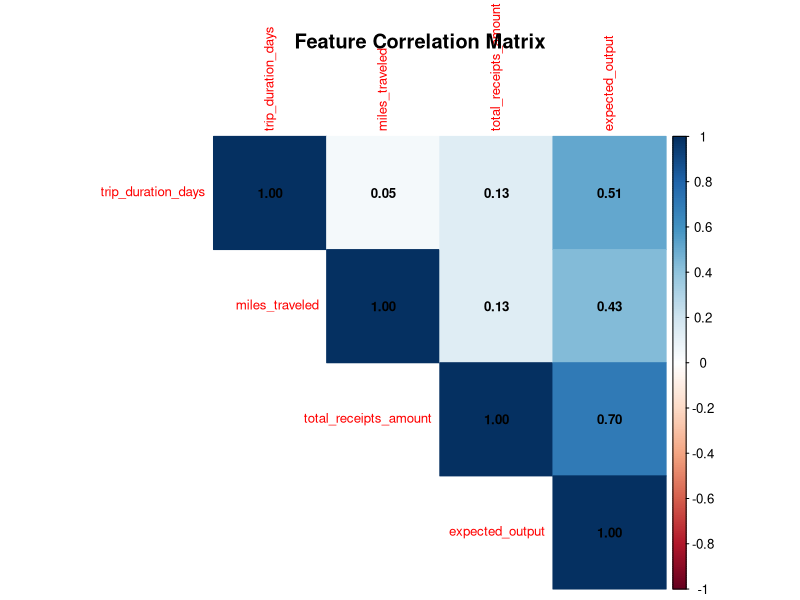
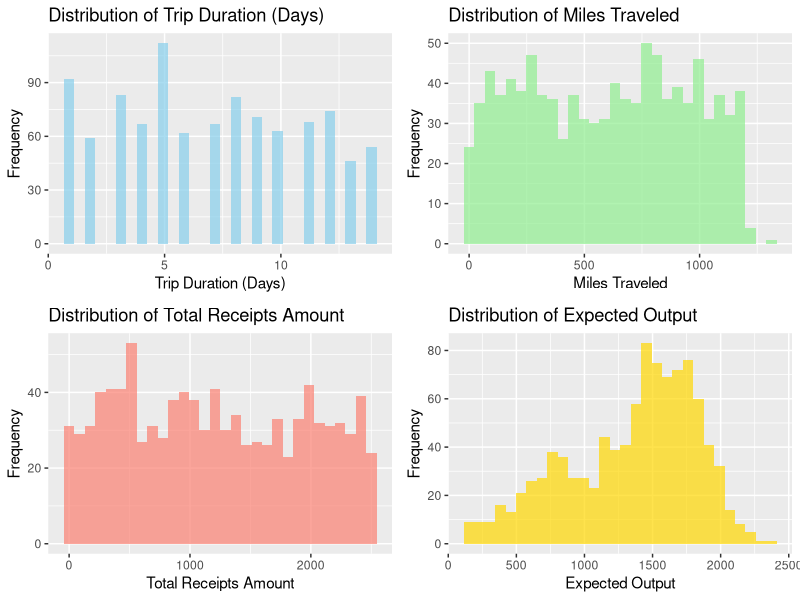
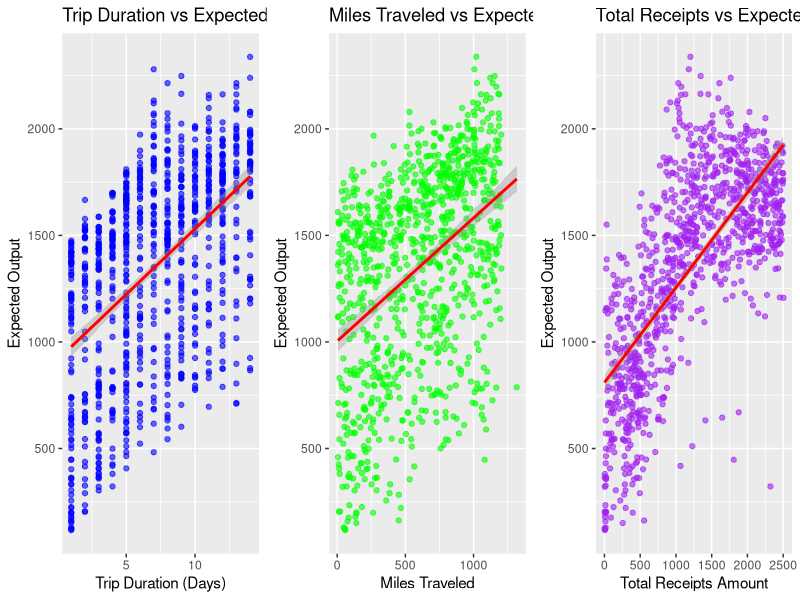
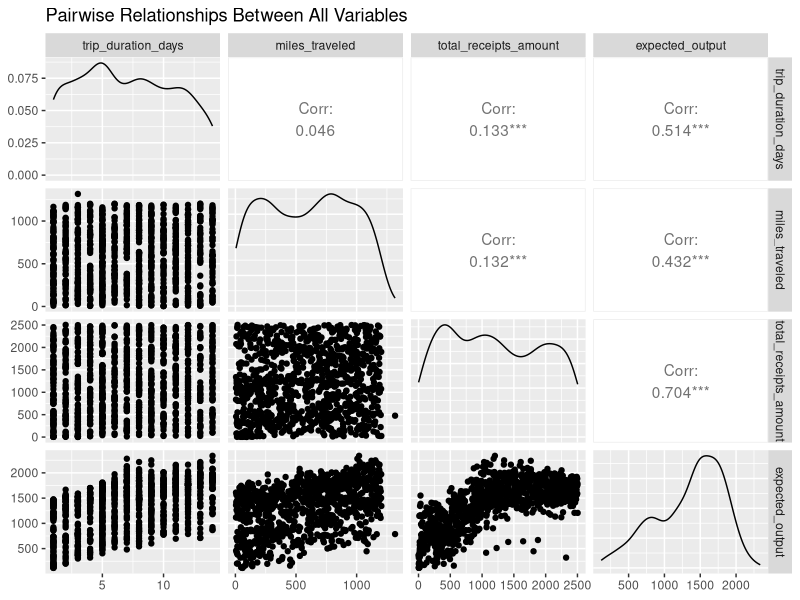
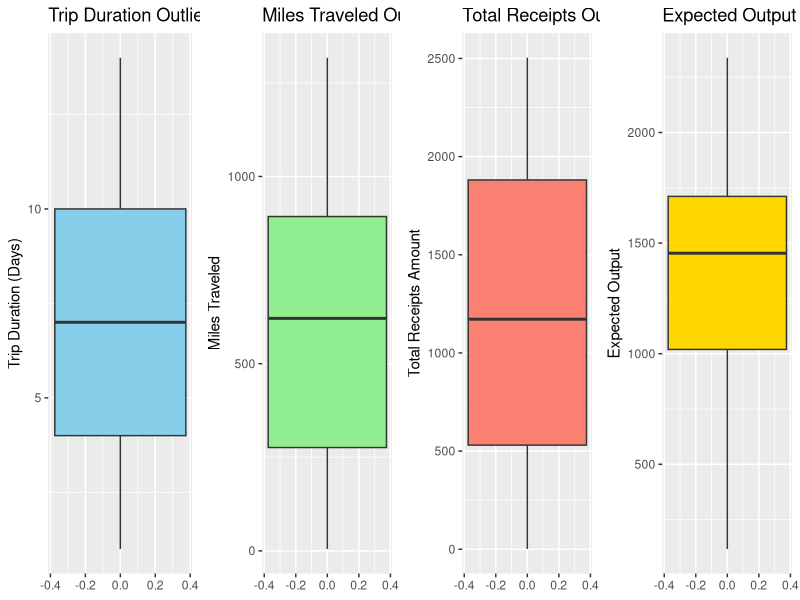
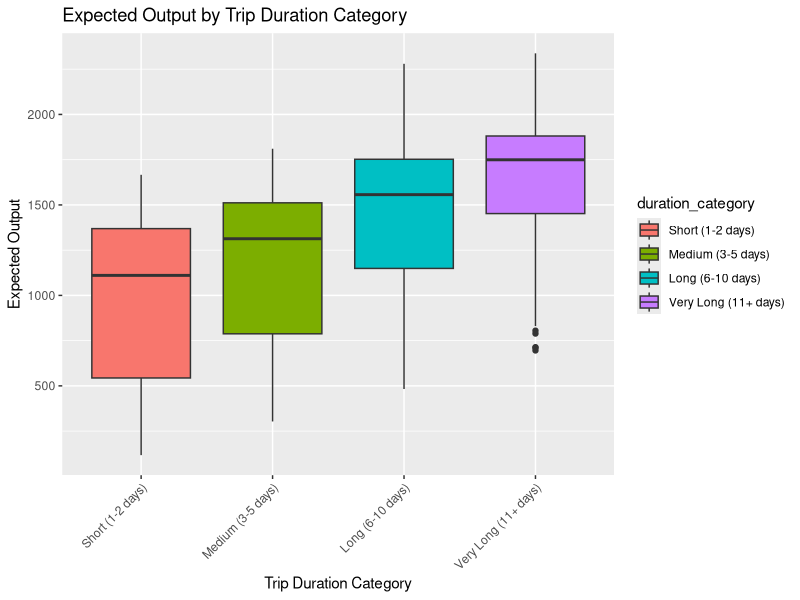
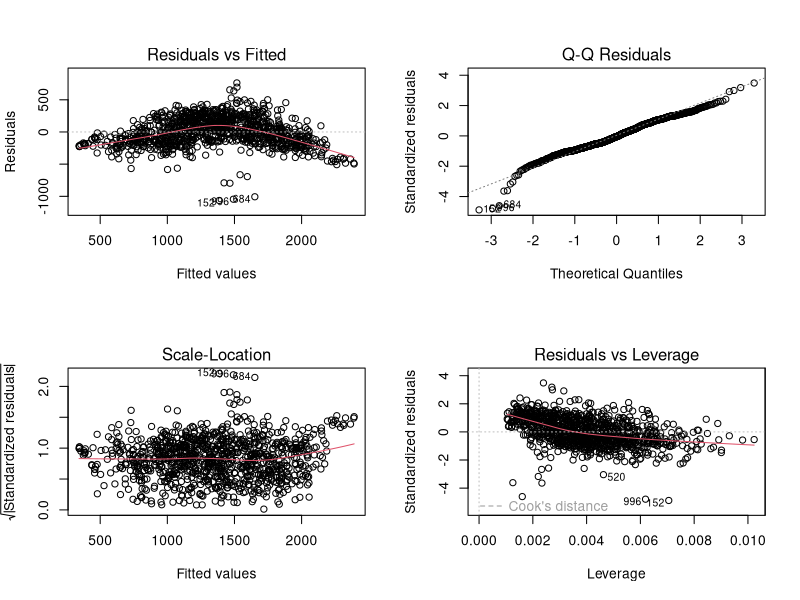
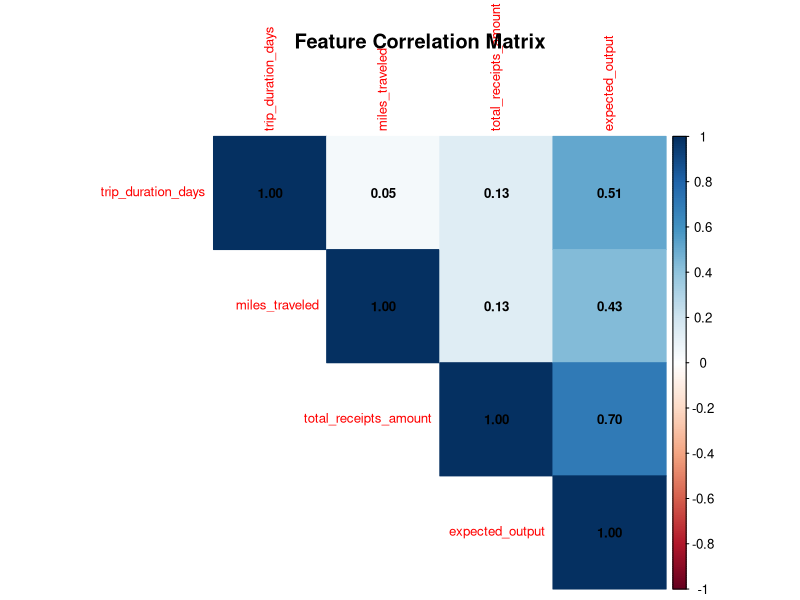

Source code (R) for these figures, in order:
# Feature Discovery Script for Public Cases Data
# This script explores relationships between features and the target variable

# Load required libraries
library(ggplot2)
library(corrplot)
library(dplyr)
library(gridExtra)
library(GGally)
library(car)

# Read the data
data <- read.csv("public_cases.csv")

# Basic data exploration
cat("=== BASIC DATA EXPLORATION ===\n")
cat("Dataset dimensions:", dim(data), "\n")
cat("Column names:", colnames(data), "\n\n")

# Display first few rows
cat("First 10 rows:\n")
print(head(data, 10))

# Summary statistics
cat("\n=== SUMMARY STATISTICS ===\n")
print(summary(data))

# Check for missing values
cat("\n=== MISSING VALUES ===\n")
missing_counts <- sapply(data, function(x) sum(is.na(x)))
print(missing_counts)

# Data types
cat("\n=== DATA TYPES ===\n")
print(str(data))

# === CORRELATION ANALYSIS ===
cat("\n=== CORRELATION ANALYSIS ===\n")
correlation_matrix <- cor(data)
print(correlation_matrix)

# Create correlation plot
corrplot(correlation_matrix, method = "color", type = "upper", 
         addCoef.col = "black", tl.cex = 0.8, number.cex = 0.8)
title("Feature Correlation Matrix")

# Also save to file
png("correlation_plot.png", width = 800, height = 600)
corrplot(correlation_matrix, method = "color", type = "upper", 
         addCoef.col = "black", tl.cex = 0.8, number.cex = 0.8)
title("Feature Correlation Matrix")
dev.off()

# === DISTRIBUTION ANALYSIS ===
cat("\n=== DISTRIBUTION ANALYSIS ===\n")

# Create histograms for each variable
p1 <- ggplot(data, aes(x = trip_duration_days)) + 
  geom_histogram(bins = 30, fill = "skyblue", alpha = 0.7) +
  labs(title = "Distribution of Trip Duration (Days)", x = "Trip Duration (Days)", y = "Frequency")

p2 <- ggplot(data, aes(x = miles_traveled)) + 
  geom_histogram(bins = 30, fill = "lightgreen", alpha = 0.7) +
  labs(title = "Distribution of Miles Traveled", x = "Miles Traveled", y = "Frequency")

p3 <- ggplot(data, aes(x = total_receipts_amount)) + 
  geom_histogram(bins = 30, fill = "salmon", alpha = 0.7) +
  labs(title = "Distribution of Total Receipts Amount", x = "Total Receipts Amount", y = "Frequency")

p4 <- ggplot(data, aes(x = expected_output)) + 
  geom_histogram(bins = 30, fill = "gold", alpha = 0.7) +
  labs(title = "Distribution of Expected Output", x = "Expected Output", y = "Frequency")

# Display distribution plots
grid.arrange(p1, p2, p3, p4, ncol = 2)

# Save distribution plots
png("distributions.png", width = 1200, height = 800)
grid.arrange(p1, p2, p3, p4, ncol = 2)
dev.off()

# === SCATTER PLOT ANALYSIS ===
cat("\n=== SCATTER PLOT ANALYSIS ===\n")

# Scatter plots against target variable
s1 <- ggplot(data, aes(x = trip_duration_days, y = expected_output)) + 
  geom_point(alpha = 0.6, color = "blue") +
  geom_smooth(method = "lm", se = TRUE, color = "red") +
  labs(title = "Trip Duration vs Expected Output", x = "Trip Duration (Days)", y = "Expected Output")

s2 <- ggplot(data, aes(x = miles_traveled, y = expected_output)) + 
  geom_point(alpha = 0.6, color = "green") +
  geom_smooth(method = "lm", se = TRUE, color = "red") +
  labs(title = "Miles Traveled vs Expected Output", x = "Miles Traveled", y = "Expected Output")

s3 <- ggplot(data, aes(x = total_receipts_amount, y = expected_output)) + 
  geom_point(alpha = 0.6, color = "purple") +
  geom_smooth(method = "lm", se = TRUE, color = "red") +
  labs(title = "Total Receipts vs Expected Output", x = "Total Receipts Amount", y = "Expected Output")

# Display scatter plots
grid.arrange(s1, s2, s3, ncol = 3)

# Save scatter plots
png("scatter_plots.png", width = 1200, height = 400)
grid.arrange(s1, s2, s3, ncol = 3)
dev.off()

# === PAIRWISE RELATIONSHIPS ===
cat("\n=== PAIRWISE RELATIONSHIPS ===\n")

# Display pairs plot
print(ggpairs(data, title = "Pairwise Relationships Between All Variables"))

# Create pairs plot
png("pairs_plot.png", width = 1000, height = 1000)
ggpairs(data, title = "Pairwise Relationships Between All Variables")
dev.off()

# === FEATURE ENGINEERING EXPLORATION ===
cat("\n=== FEATURE ENGINEERING EXPLORATION ===\n")

# Create potential new features
data_enhanced <- data %>%
  mutate(
    # Rate features
    receipts_per_day = total_receipts_amount / trip_duration_days,
    receipts_per_mile = total_receipts_amount / miles_traveled,
    miles_per_day = miles_traveled / trip_duration_days,
    
    # Interaction features
    duration_miles_interaction = trip_duration_days * miles_traveled,
    duration_receipts_interaction = trip_duration_days * total_receipts_amount,
    miles_receipts_interaction = miles_traveled * total_receipts_amount,
    
    # Polynomial features
    trip_duration_squared = trip_duration_days^2,
    miles_traveled_squared = miles_traveled^2,
    receipts_squared = total_receipts_amount^2,
    
    # Log features (adding small constant to avoid log(0))
    log_trip_duration = log(trip_duration_days + 1),
    log_miles_traveled = log(miles_traveled + 1),
    log_receipts = log(total_receipts_amount + 1)
  )

# Handle infinite values that might occur from division
data_enhanced[is.infinite(data_enhanced$receipts_per_mile), "receipts_per_mile"] <- NA

# Calculate correlations with new features
new_features <- c("receipts_per_day", "receipts_per_mile", "miles_per_day", 
                  "duration_miles_interaction", "duration_receipts_interaction", 
                  "miles_receipts_interaction", "trip_duration_squared", 
                  "miles_traveled_squared", "receipts_squared", 
                  "log_trip_duration", "log_miles_traveled", "log_receipts")

cat("Correlations of engineered features with expected_output:\n")
feature_correlations <- sapply(new_features, function(feature) {
  cor(data_enhanced[[feature]], data_enhanced$expected_output, use = "complete.obs")
})
print(sort(abs(feature_correlations), decreasing = TRUE))

# === OUTLIER ANALYSIS ===
cat("\n=== OUTLIER ANALYSIS ===\n")

# Function to identify outliers using IQR method
identify_outliers <- function(x) {
  Q1 <- quantile(x, 0.25, na.rm = TRUE)
  Q3 <- quantile(x, 0.75, na.rm = TRUE)
  IQR <- Q3 - Q1
  lower_bound <- Q1 - 1.5 * IQR
  upper_bound <- Q3 + 1.5 * IQR
  return(which(x < lower_bound | x > upper_bound))
}

# Identify outliers for each variable
for (col in colnames(data)) {
  outliers <- identify_outliers(data[[col]])
  cat(paste("Outliers in", col, ":", length(outliers), "observations\n"))
}

# Create box plots to visualize outliers
b1 <- ggplot(data, aes(y = trip_duration_days)) + 
  geom_boxplot(fill = "skyblue") + 
  labs(title = "Trip Duration Outliers", y = "Trip Duration (Days)")

b2 <- ggplot(data, aes(y = miles_traveled)) + 
  geom_boxplot(fill = "lightgreen") + 
  labs(title = "Miles Traveled Outliers", y = "Miles Traveled")

b3 <- ggplot(data, aes(y = total_receipts_amount)) + 
  geom_boxplot(fill = "salmon") + 
  labs(title = "Total Receipts Outliers", y = "Total Receipts Amount")

b4 <- ggplot(data, aes(y = expected_output)) + 
  geom_boxplot(fill = "gold") + 
  labs(title = "Expected Output Outliers", y = "Expected Output")

# Display outlier analysis
grid.arrange(b1, b2, b3, b4, ncol = 4)

# Save outlier analysis
png("outlier_analysis.png", width = 1200, height = 300)
grid.arrange(b1, b2, b3, b4, ncol = 4)
dev.off()

# === SEGMENTATION ANALYSIS ===
cat("\n=== SEGMENTATION ANALYSIS ===\n")

# Analyze patterns by trip duration categories
data$duration_category <- cut(data$trip_duration_days, 
                             breaks = c(0, 2, 5, 10, Inf), 
                             labels = c("Short (1-2 days)", "Medium (3-5 days)", 
                                       "Long (6-10 days)", "Very Long (11+ days)"))

# Summary by duration category
cat("Summary statistics by trip duration category:\n")
duration_summary <- data %>%
  group_by(duration_category) %>%
  summarise(
    count = n(),
    avg_miles = mean(miles_traveled),
    avg_receipts = mean(total_receipts_amount),
    avg_output = mean(expected_output),
    .groups = 'drop'
  )
print(duration_summary)

# Create visualization by category
p_category <- ggplot(data, aes(x = duration_category, y = expected_output, fill = duration_category)) +
  geom_boxplot() +
  labs(title = "Expected Output by Trip Duration Category", 
       x = "Trip Duration Category", y = "Expected Output") +
  theme(axis.text.x = element_text(angle = 45, hjust = 1))

# Display category analysis
print(p_category)

# Save category analysis
png("category_analysis.png", width = 800, height = 600)
print(p_category)
dev.off()

# === LINEAR REGRESSION ANALYSIS ===
cat("\n=== LINEAR REGRESSION ANALYSIS ===\n")

# Fit basic linear model
model_basic <- lm(expected_output ~ trip_duration_days + miles_traveled + total_receipts_amount, data = data)
cat("Basic Linear Model Summary:\n")
print(summary(model_basic))

# Check for multicollinearity
cat("\nVariance Inflation Factors (VIF):\n")
vif_values <- vif(model_basic)
print(vif_values)

# Display residual analysis
par(mfrow = c(2, 2))
plot(model_basic)

# Save residual analysis
png("residual_analysis.png", width = 1200, height = 800)
par(mfrow = c(2, 2))
plot(model_basic)
dev.off()

# === FEATURE IMPORTANCE RANKING ===
cat("\n=== FEATURE IMPORTANCE RANKING ===\n")

# Calculate absolute correlations with target
feature_importance <- abs(cor(data[, 1:3], data$expected_output))
feature_importance_sorted <- sort(feature_importance, decreasing = TRUE)

cat("Feature importance (absolute correlation with target):\n")
print(feature_importance_sorted)

# === RECOMMENDATIONS ===
cat("\n=== FEATURE DISCOVERY RECOMMENDATIONS ===\n")
cat("1. Strong correlations found:\n")
strong_corr <- feature_importance_sorted[feature_importance_sorted > 0.5]
if(length(strong_corr) > 0) {
  for(i in 1:length(strong_corr)) {
    cat(paste("   -", names(strong_corr)[i], ":", round(strong_corr[i], 3), "\n"))
  }
} else {
  cat("   - No features with correlation > 0.5 found\n")
}

cat("\n2. Potential feature engineering opportunities:\n")
cat("   - Consider rate-based features (receipts per day, miles per day)\n")
cat("   - Interaction terms between features may be valuable\n")
cat("   - Log transformations might help with skewed distributions\n")

cat("\n3. Data quality observations:\n")
cat("   - Check for outliers in the data\n")
cat("   - Consider trip duration categories for different modeling approaches\n")
cat("   - Examine residual patterns for model improvement opportunities\n")

cat("\nFeature discovery analysis complete! Check the generated PNG files for visualizations.\n")
